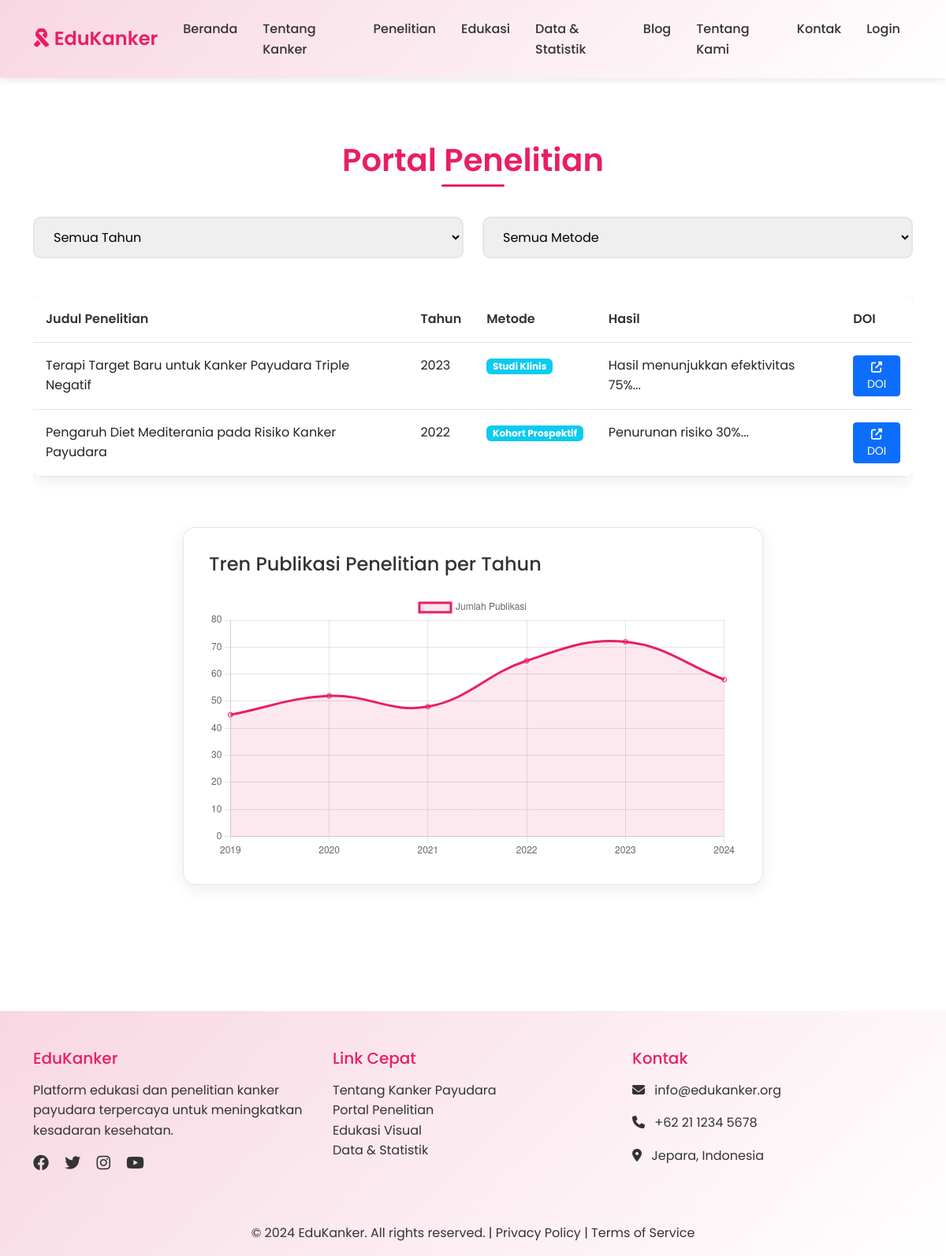
/penelitian.php, run on the app's committed database.
### tables this page shows
CREATE TABLE penelitian (
    id INT AUTO_INCREMENT PRIMARY KEY,
    judul VARCHAR(255) NOT NULL,
    tahun INT NOT NULL,
    metode VARCHAR(100) NOT NULL,
    hasil TEXT NOT NULL,
    link_doi VARCHAR(255)
);

### penelitian.php (the view, shortened to what this page needs)
<?php
include 'koneksi.php';
include 'header.php';
 $query = "SELECT * FROM penelitian WHERE 1=1";
 $query .= " ORDER BY tahun DESC";
 $result = mysqli_query($koneksi, $query);
?>
<section class="section">
    <div class="container">
        <h2 class="section-title">Portal Penelitian</h2>
        <div class="row mb-4">
            <div class="col-md-6">
                <select class="form-control-custom" id="tahunFilter" onchange="filterPenelitian()">
                    <option value="">Semua Tahun</option>
                </select>
            </div>
            <div class="col-md-6">
                <select class="form-control-custom" id="metodeFilter" onchange="filterPenelitian()">
                    <option value="">Semua Metode</option>
                </select>
            </div>
        </div>
        <div class="table-responsive">
            <table class="table table-custom">
                <thead>
                    <tr>
                        <th>Judul Penelitian</th>
                        <th>Tahun</th>
                        <th>Metode</th>
                        <th>Hasil</th>
                        <th>DOI</th>
                    </tr>
                </thead>
                <tbody>
                    <?php while($row = mysqli_fetch_assoc($result)) { ?>
                    <tr>
                        <td><?php echo $row['judul']; ?></td>
                        <td><?php echo $row['tahun']; ?></td>
                        <td><span class="badge bg-info"><?php echo $row['metode']; ?></span></td>
                        <td><?php echo substr($row['hasil'], 0, 100) . '...'; ?></td>
                        <td>
                            <?php if($row['link_doi']) { ?>
                            <a href="<?php echo $row['link_doi']; ?>" target="_blank" class="btn btn-sm btn-primary">
                                <i class="fas fa-external-link-alt"></i> DOI
                            </a>
                            <?php } ?>
                        </td>
                    </tr>
                    <?php } ?>
                </tbody>
            </table>
        </div>
        <div class="row mt-5">
            <div class="col-md-8 mx-auto">
                <div class="card-custom">
                    <h4 class="mb-4">Tren Publikasi Penelitian per Tahun</h4>
                    <canvas id="researchChart"></canvas>
                </div>
            </div>
        </div>
    </div>
</section>
<script>
// Filter function
function filterPenelitian() {
    const tahun = document.getElementById('tahunFilter').value;
    const metode = document.getElementById('metodeFilter').value;
    let url = 'penelitian.php?';
    if(tahun) url += 'tahun=' + tahun + '&';
    if(metode) url += 'metode=' + metode;
    window.location.href = url;
}
// Research Chart
const ctx = document.getElementById('researchChart').getContext('2d');
const researchChart = new Chart(ctx, {
    type: 'line',
    data: {
        labels: ['2019', '2020', '2021', '2022', '2023', '2024'],
        datasets: [{
            label: 'Jumlah Publikasi',
            data: [45, 52, 48, 65, 72, 58],
            borderColor: '#e91e63',
            backgroundColor: 'rgba(233, 30, 99, 0.1)',
            tension: 0.4,
            fill: true
        }]
    },
    options: {
        responsive: true,
        plugins: {
            legend: {
                display: true,
                position: 'top'
            }
        },
        scales: {
            y: {
                beginAtZero: true
            }
        }
    }
});
</script>
<?php include 'footer.php'; ?>

### header.php (shortened to what this page needs)
<!DOCTYPE html>
<html lang="id">
<head>
    <link href="https://cdn.jsdelivr.net/npm/bootstrap@5.3.0/dist/css/bootstrap.min.css" rel="stylesheet">
    <link rel="stylesheet" href="https://cdnjs.cloudflare.com/ajax/libs/font-awesome/6.4.0/css/all.min.css">
    <link rel="stylesheet" href="assets/css/style.css">
</head>
<body>
    <nav class="navbar navbar-expand-lg navbar-light sticky-top">
        <div class="container">
            <a class="navbar-brand" href="index.php">
                <i class="fas fa-ribbon"></i> EduKanker
            </a>
            <div class="collapse navbar-collapse" id="navbarNav">
                <ul class="navbar-nav ms-auto">
                    <li class="nav-item">
                        <a class="nav-link" href="index.php">Beranda</a>
                    </li>
                    <li class="nav-item">
                        <a class="nav-link" href="tentang.php">Tentang Kanker</a>
                    </li>
                    <li class="nav-item">
                        <a class="nav-link" href="penelitian.php">Penelitian</a>
                    </li>
                    <li class="nav-item">
                        <a class="nav-link" href="edukasi.php">Edukasi</a>
                    </li>
                    <li class="nav-item">
                        <a class="nav-link" href="data.php">Data & Statistik</a>
                    </li>
                    <li class="nav-item">
                        <a class="nav-link" href="blog.php">Blog</a>
                    </li>
                    <li class="nav-item">
                        <a class="nav-link" href="tentangkami.php">Tentang Kami</a>
                    </li>
                    <li class="nav-item">
                        <a class="nav-link" href="kontak.php">Kontak</a>
                    </li>
                    <?php if(isset($_SESSION['user'])) { ?>
                    <li class="nav-item dropdown">
                        <a class="nav-link dropdown-toggle" href="#" id="navbarDropdown" role="button" data-bs-toggle="dropdown">
                            <i class="fas fa-user"></i> <?php echo $_SESSION['user']; ?>
                        </a>
                        <ul class="dropdown-menu">
                            <li><a class="dropdown-item" href="logout.php">Logout</a></li>
                        </ul>
                    </li>
                    <?php } else { ?>
                    <li class="nav-item">
                        <a class="nav-link" href="login.php">Login</a>
                    </li>
                    <?php } ?>
                </ul>
            </div>
        </div>
    </nav>

### footer.php (shortened to what this page needs)
    <footer class="footer">
        <div class="container">
            <div class="row">
                <div class="col-md-4 mb-4">
                    <h5>EduKanker</h5>
                    <p>Platform edukasi dan penelitian kanker payudara terpercaya untuk meningkatkan kesadaran kesehatan.</p>
                    <div class="mt-3">
                        <a href="#" class="me-3"><i class="fab fa-facebook fa-lg"></i></a>
                        <a href="#" class="me-3"><i class="fab fa-twitter fa-lg"></i></a>
                        <a href="#" class="me-3"><i class="fab fa-instagram fa-lg"></i></a>
                        <a href="#"><i class="fab fa-youtube fa-lg"></i></a>
                    </div>
                </div>
                <div class="col-md-4 mb-4">
                    <h5>Link Cepat</h5>
                    <ul class="list-unstyled">
                        <li><a href="tentang.php">Tentang Kanker Payudara</a></li>
                        <li><a href="penelitian.php">Portal Penelitian</a></li>
                        <li><a href="edukasi.php">Edukasi Visual</a></li>
                        <li><a href="data.php">Data & Statistik</a></li>
                    </ul>
                </div>
                <div class="col-md-4 mb-4">
                    <h5>Kontak</h5>
                    <p><i class="fas fa-envelope me-2"></i> info@edukanker.org</p>
                    <p><i class="fas fa-phone me-2"></i> +62 21 1234 5678</p>
                    <p><i class="fas fa-map-marker-alt me-2"></i> Jepara, Indonesia</p>
                </div>
            </div>
            <hr style="border-color: var(--light-gray);">
            <div class="text-center">
                <p class="mb-0">&copy; 2024 EduKanker. All rights reserved. | <a href="#">Privacy Policy</a> | <a href="#">Terms of Service</a></p>
            </div>
        </div>
    </footer>
</body>
</html>

### assets/css/style.css (style rules this page uses)
:root { --primary-pink: #f8d7e3; --white: #ffffff; --light-gray: #e5e5e5; --dark-pink: #e91e63; --text-dark: #333333; --text-light: #666666; }
* { margin: 0; padding: 0; box-sizing: border-box; }
body { font-family: 'Poppins', sans-serif; background-color: var(--white); color: var(--text-dark); line-height: 1.6; }
.navbar { background: linear-gradient(135deg, var(--primary-pink) 0%, var(--white) 100%); box-shadow: 0 2px 10px rgba(0,0,0,0.1); padding: 1rem 0; }
.navbar-brand { font-weight: 600; color: var(--dark-pink) !important; font-size: 1.5rem; }
.nav-link { color: var(--text-dark) !important; font-weight: 500; transition: all 0.3s ease; margin: 0 0.5rem; }
.card-custom { background: var(--white); border-radius: 15px; padding: 2rem; box-shadow: 0 5px 20px rgba(0,0,0,0.08); transition: all 0.3s ease; height: 100%; border: 1px solid var(--light-gray); }
.section { padding: 5rem 0; }
.section-title { text-align: center; margin-bottom: 3rem; font-size: 2.5rem; font-weight: 600; color: var(--dark-pink); position: relative; }
.section-title::after { content: ''; position: absolute; bottom: -10px; left: 50%; transform: translateX(-50%); width: 80px; height: 3px; background: var(--dark-pink); border-radius: 2px; }
.table-custom { background: var(--white); border-radius: 10px; overflow: hidden; box-shadow: 0 5px 20px rgba(0,0,0,0.08); }
.table-custom thead { background: var(--primary-pink); }
.table-custom th { color: var(--text-dark); font-weight: 600; padding: 1rem; }
.table-custom td { padding: 1rem; border-bottom: 1px solid var(--light-gray); }
.form-control-custom { width: 100%; padding: 12px 20px; border: 2px solid var(--light-gray); border-radius: 10px; font-size: 1rem; transition: all 0.3s ease; margin-bottom: 1.5rem; }
.footer { background: linear-gradient(135deg, var(--primary-pink) 0%, var(--white) 100%); padding: 3rem 0 1rem; margin-top: 5rem; }
.footer h5 { color: var(--dark-pink); margin-bottom: 1rem; }
.footer a { color: var(--text-dark); text-decoration: none; transition: color 0.3s ease; }

### data on the page
penelitian: judul "Terapi Target Baru untuk Kanker Payudara Triple Negatif", tahun "2023", metode "Studi Klinis", hasil "Hasil menunjukkan efektivitas 75%"
penelitian: judul "Pengaruh Diet Mediterania pada Risiko Kanker Payudara", tahun "2022", metode "Kohort Prospektif", hasil "Penurunan risiko 30%"
